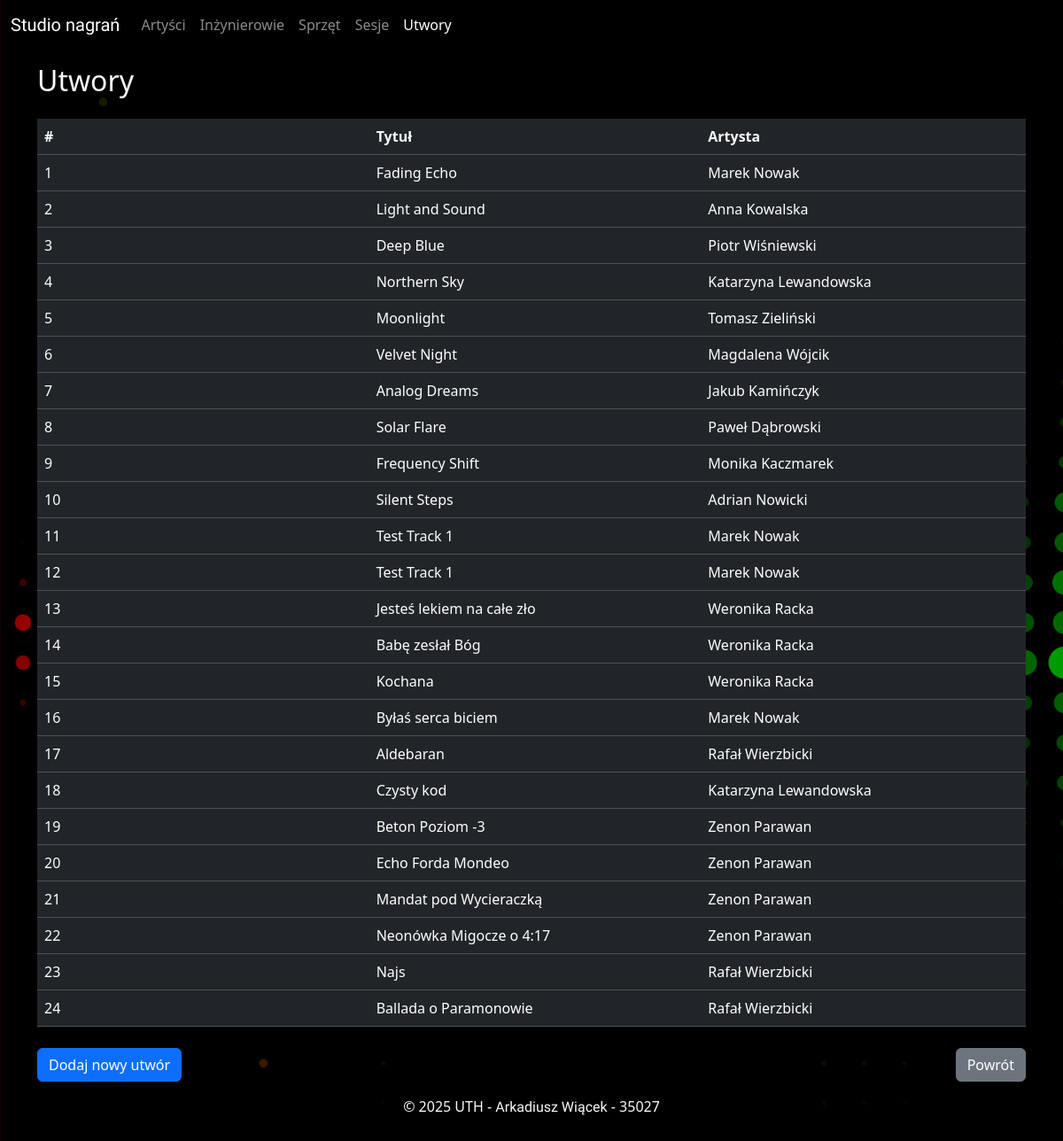
/utwory/, run on the app's committed database.
### app/models.py (models this page shows)
class Utwory(base):
    __tablename__ = "utwory"
    IdUtworu = Column(Integer, primary_key=True)
    IdArtysty = Column(Integer, ForeignKey("artysci.IdArtysty", ondelete="CASCADE"))
    IdSesji = Column(Integer, ForeignKey("sesje.IdSesji", ondelete="CASCADE"))
    Tytul = Column(String)
    artysci = relationship("Artysci", back_populates="utwory")
    sesje = relationship("Sesje", back_populates="utwory")

class Artysci(base):
    __tablename__ = "artysci"
    IdArtysty = Column(Integer, primary_key=True)
    Nazwa = Column(String)
    Imie = Column(String)
    Nazwisko = Column(String)
    sesje = relationship(
        "Sesje", back_populates="artysci", cascade="all, delete-orphan"
    )
    utwory = relationship(
        "Utwory", back_populates="artysci", cascade="all, delete-orphan"
    )

### app/views/utwory.py (the view)
@utwory_bp.route("/")
def utwory_view():
    sortby = request.args.get("sort", "IdUtworu")
    order = request.args.get("order", "asc")
    utwory = get_utwory_sorted(sortby=sortby, order=order)
    return render_template("utwory.html", utwory=utwory, sortby=sortby, order=order)

### app/services.py (called while the page is built)
@contextmanager
def get_db_session():
    session = database.session()
    try:
        yield session
        session.commit()
    except Exception:
        session.rollback()
        raise
    finally:
        session.close()

def get_utwory_sorted(sortby: str = "IdUtworu", order: str = "asc"):
    with get_db_session() as session:
        stmt = (
            select(Utwory)
            .options(joinedload(Utwory.artysci))
            .options(joinedload(Utwory.sesje))
        )
        mapping = {
            "IdUtworu": Utwory.IdUtworu,
            "Tytul": Utwory.Tytul,
            "Imie": Artysci.Imie,
            "Nazwisko": Artysci.Nazwisko,
        }
        col = mapping.get(sortby, Utwory.IdUtworu)
        if sortby in ("Imie", "Nazwisko"):
            stmt = stmt.join(Artysci)
        stmt = stmt.order_by(col.desc() if order == "desc" else col.asc())
        return session.execute(stmt).scalars().all()

### app/templates/utwory.html (shortened to what this page needs)
{% extends "base.html" %}
{% block content %}
    <div class="container">
        <div class="row py-1 py-sm-3">
            <div class="col text-light">
                <h2>
                    Utwory
                </h2>
            </div>
        </div>
        <div class="row">
            <div class="col">
                <table class="table table-hover table-dark">
                    <thead>
                        <tr class="d-sm-table-row">
                            <th>
                                <div class="row">
                                    <div class="col-auto col-sm-4">
                                        <a href="?sort=IdUtworu&order={% if sort_by == 'IdUtworu' and order == 'asc' %}desc{% else %}asc{% endif %}"
                                           class="text-light text-decoration-none">
                                            #
                                        </a>
                                    </div>
                                    <div class="col-auto col-sm-4">
                                        <a href="?sort=Tytul&order={% if sort_by == 'Tytul' and order == 'asc' %}desc{% else %}asc{% endif %}"
                                           class="text-light text-decoration-none">
                                            Tytuł
                                        </a>
                                    </div>
                                    <div class="col-auto col-sm-4">
                                        <a href="?sort=Imie&order={% if sort_by == 'Imie' and order == 'asc' %}desc{% else %}asc{% endif %}"
                                           class="text-light text-decoration-none">
                                            Artysta
                                        </a>
                                    </div>
                                </div>
                            </th>
                        </tr>
                    </thead>
                    {% for utwor in utwory %}
                        <tr>
                            <td>
                                <div class="row">
                                    <div class="col-12 col-sm-4">
                                        <span class="d-inline d-sm-none"># </span>{{ utwor.IdUtworu }}
                                    </div>
                                    <div class="col-12 col-sm-4">
                                        {{ utwor.Tytul }}
                                    </div>
                                    <div class="col-12 col-sm-4">
                                        {{ utwor.artysci.Imie }} {{ utwor.artysci.Nazwisko }}
                                    </div>
                                </div>
                            </td>
                        </tr>
                    {% endfor %}
                </table>
            </div>
        </div>
        <div class="row">
            <div class="col-12 col-sm pt-2">
                <a href="{{ url_for("utwory.dodaj_utwor_view") }}"
                   class="btn btn-primary btn-block">Dodaj nowy utwór</a>
            </div>
            <div class="col-12 col-sm pt-2 d-flex justify-content-sm-end">
                <a href="{{ url_for("index") }}" class="btn btn-secondary btn-block">Powrót</a>
            </div>
        </div>
    </div>
{% endblock content %}

### app/static/style.css (style rules this page uses)
body { background-image: linear-gradient(to right, red, yellow, green, red, yellow), url('images/colour_wave.jpg'); animation: gradientShift 40s infinite linear; background-repeat: no-repeat; background-blend-mode: darken; background-position: absolute; background-size: 400% 100%, cover; background-attachment: fixed; }

### data on the page
Utwory: IdUtworu "1", Tytul "Fading Echo", artysci.Imie "Marek", artysci.Nazwisko "Nowak"
Utwory: IdUtworu "2", Tytul "Light and Sound", artysci.Imie "Anna", artysci.Nazwisko "Kowalska"
Utwory: IdUtworu "3", Tytul "Deep Blue", artysci.Imie "Piotr", artysci.Nazwisko "Wiśniewski"
Utwory: IdUtworu "4", Tytul "Northern Sky", artysci.Imie "Katarzyna", artysci.Nazwisko "Lewandowska"
Utwory: IdUtworu "5", Tytul "Moonlight", artysci.Imie "Tomasz", artysci.Nazwisko "Zieliński"
Utwory: IdUtworu "6", Tytul "Velvet Night", artysci.Imie "Magdalena", artysci.Nazwisko "Wójcik"
Utwory: IdUtworu "7", Tytul "Analog Dreams", artysci.Imie "Jakub", artysci.Nazwisko "Kamińczyk"
Utwory: IdUtworu "8", Tytul "Solar Flare", artysci.Imie "Paweł", artysci.Nazwisko "Dąbrowski"
Utwory: IdUtworu "9", Tytul "Frequency Shift", artysci.Imie "Monika", artysci.Nazwisko "Kaczmarek"
Utwory: IdUtworu "10", Tytul "Silent Steps", artysci.Imie "Adrian", artysci.Nazwisko "Nowicki"
Utwory: IdUtworu "11", Tytul "Test Track 1", artysci.Imie "Marek", artysci.Nazwisko "Nowak"
Utwory: IdUtworu "12", Tytul "Test Track 1", artysci.Imie "Marek", artysci.Nazwisko "Nowak"
Utwory: IdUtworu "13", Tytul "Jesteś lekiem na całe zło", artysci.Imie "Weronika", artysci.Nazwisko "Racka"
Utwory: IdUtworu "14", Tytul "Babę zesłał Bóg", artysci.Imie "Weronika", artysci.Nazwisko "Racka"
Utwory: IdUtworu "15", Tytul "Kochana", artysci.Imie "Weronika", artysci.Nazwisko "Racka"
Utwory: IdUtworu "16", Tytul "Byłaś serca biciem", artysci.Imie "Marek", artysci.Nazwisko "Nowak"
Utwory: IdUtworu "17", Tytul "Aldebaran", artysci.Imie "Rafał", artysci.Nazwisko "Wierzbicki"
Utwory: IdUtworu "18", Tytul "Czysty kod", artysci.Imie "Katarzyna", artysci.Nazwisko "Lewandowska"
Utwory: IdUtworu "19", Tytul "Beton Poziom -3", artysci.Imie "Zenon", artysci.Nazwisko "Parawan"
Utwory: IdUtworu "20", Tytul "Echo Forda Mondeo", artysci.Imie "Zenon", artysci.Nazwisko "Parawan"
Utwory: IdUtworu "21", Tytul "Mandat pod Wycieraczką", artysci.Imie "Zenon", artysci.Nazwisko "Parawan"
Utwory: IdUtworu "22", Tytul "Neonówka Migocze o 4:17", artysci.Imie "Zenon", artysci.Nazwisko "Parawan"
Utwory: IdUtworu "23", Tytul "Najs", artysci.Imie "Rafał", artysci.Nazwisko "Wierzbicki"
Utwory: IdUtworu "24", Tytul "Ballada o Paramonowie", artysci.Imie "Rafał", artysci.Nazwisko "Wierzbicki"
